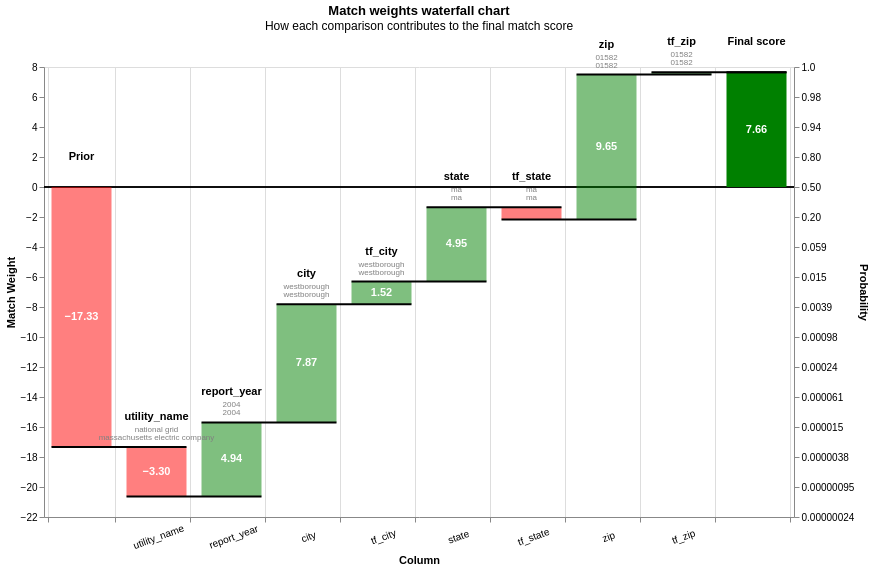

The notebook cell this image was saved under:
### Markdown cell above
Some of these look better, some still look bad. Let's take a look at some of the bad ones and see why they're being matched.

### Code cell
waterfall_records = less_than_one.tail(3)[preds_df.columns].to_dict("records")
linker.visualisations.waterfall_chart(waterfall_records)

### Figure 1 — Vega-Lite specification as saved in the notebook (floating-point values rounded to 4 significant figures)
{"config": {"view": {"continuousWidth": 400, "continuousHeight": 300}}, "layer": [{"layer": [{"mark": "rule", "encoding": {"color": {"value": "black"}, "size": {"value": 0.5}, "y": {"field": "zero", "type": "quantitative"}}}, {"mark": {"type": "bar", "width": 60}, "encoding": {"color": {"condition": {"test": "(datum.log2_bayes_factor < 0)", "value": "red"}, "value": "green"}, "opacity": {"condition": {"test": "datum.column_name == 'Prior match weight' || datum.column_name == 'Final score'", "value": 1}, "value": 0.5}, "tooltip": [{"field": "column_name", "title": "Comparison column", "type": "nominal"}, {"field": "value_l", "title": "Value (L)", "type": "nominal"}, {"field": "value_r", "title": "Value (R)", "type": "nominal"}, {"field": "label_for_charts", "title": "Label", "type": "ordinal"}, {"field": "sql_condition", "title": "SQL condition", "type": "nominal"}, {"field": "comparison_vector_value", "title": "Comparison vector value", "type": "nominal"}, {"field": "bayes_factor", "format": ",.4f", "title": "Bayes factor = m/u", "type": "quantitative"}, {"field": "log2_bayes_factor", "format": ",.4f", "title": "Match weight = log2(m/u)", "type": "quantitative"}, {"field": "prob", "format": ".4f", "title": "Cumulative match probability", "type": "quantitative"}, {"field": "bayes_factor_description", "title": "Match weight description", "type": "nominal"}], "x": {"axis": {"grid": true, "labelAlign": "center", "labelAngle": -20, "labelExpr": "datum.value == 'Prior' || datum.value == 'Final score' ? '' : datum.value", "labelPadding": 10, "tickBand": "extent", "title": "Column"}, "field": "column_name", "sort": {"field": "bar_sort_order", "order": "ascending"}, "type": "nominal"}, "y": {"axis": {"grid": false, "orient": "left", "title": "Match Weight"}, "field": "previous_sum", "type": "quantitative"}, "y2": {"field": "sum"}}}, {"mark": {"type": "text", "fontWeight": "bold"}, "encoding": {"color": {"value": "white"}, "text": {"condition": {"test": "abs(datum.log2_bayes_factor) > 1", "field": "log2_bayes_factor", "format": ".2f", "type": "nominal"}, "value": ""}, "x": {"axis": {"labelAngle": -20, "title": "Column"}, "field": "column_name", "sort": {"field": "bar_sort_order", "order": "ascending"}, "type": "nominal"}, "y": {"axis": {"orient": "left"}, "field": "center", "type": "quantitative"}}}, {"mark": {"type": "text", "baseline": "bottom", "dy": -25, "fontWeight": "bold"}, "encoding": {"color": {"value": "black"}, "text": {"field": "column_name", "type": "nominal"}, "x": {"axis": {"labelAngle": -20, "title": "Column"}, "field": "column_name", "sort": {"field": "bar_sort_order", "order": "ascending"}, "type": "nominal"}, "y": {"field": "sum_top", "type": "quantitative"}}}, {"mark": {"type": "text", "baseline": "bottom", "dy": -13, "fontSize": 8}, "encoding": {"color": {"value": "grey"}, "text": {"field": "value_l", "type": "nominal"}, "x": {"axis": {"labelAngle": -20, "title": "Column"}, "field": "column_name", "sort": {"field": "bar_sort_order", "order": "ascending"}, "type": "nominal"}, "y": {"field": "sum_top", "type": "quantitative"}}}, {"mark": {"type": "text", "baseline": "bottom", "dy": -5, "fontSize": 8}, "encoding": {"color": {"value": "grey"}, "text": {"field": "value_r", "type": "nominal"}, "x": {"axis": {"labelAngle": -20, "title": "Column"}, "field": "column_name", "sort": {"field": "bar_sort_order", "order": "ascending"}, "type": "nominal"}, "y": {"field": "sum_top", "type": "quantitative"}}}]}, {"mark": {"type": "rule", "color": "black", "strokeWidth": 2, "x2Offset": 30, "xOffset": -30}, "encoding": {"x": {"axis": {"labelAngle": -20, "title": "Column"}, "field": "column_name", "sort": {"field": "bar_sort_order", "order": "ascending"}, "type": "nominal"}, "x2": {"field": "lead"}, "y": {"axis": {"labelExpr": "format(1 / (1 + pow(2, -1*datum.value)), '.2r')", "orient": "right", "title": "Probability"}, "field": "sum", "scale": {"zero": false}, "type": "quantitative"}}}], "data": {"name": "data-e453fb8ba78bd68799acb868f0b193e8"}, "height": 450, "params": [{"name": "record_number", "bind": {"input": "range", "max": 2, "min": 0, "step": 1}, "value": 0}], "resolve": {"axis": {"y": "independent"}}, "title": {"text": "Match weights waterfall chart", "subtitle": "How each comparison contributes to the final match score"}, "transform": [{"filter": "(datum.record_number == record_number)"}, {"filter": "(datum.bayes_factor !== 1.0)"}, {"window": [{"op": "sum", "field": "log2_bayes_factor", "as": "sum"}, {"op": "lead", "field": "column_name", "as": "lead"}], "frame": [null, 0]}, {"calculate": "datum.column_name === \"Final score\" ? datum.sum - datum.log2_bayes_factor : datum.sum", "as": "sum"}, {"calculate": "datum.lead === null ? datum.column_name : datum.lead", "as": "lead"}, {"calculate": "datum.column_name === \"Final score\" || datum.column_name === \"Prior match weight\" ? 0 : datum.sum - datum.log2_bayes_factor", "as": "previous_sum"}, {"calculate": "datum.sum > datum.previous_sum ? datum.column_name : \"\"", "as": "top_label"}, {"calculate": "datum.sum < datum.previous_sum ? datum.column_name : \"\"", "as": "bottom_label"}, {"calculate": "datum.sum > datum.previous_sum ? datum.sum : datum.previous_sum", "as": "sum_top"}, {"calculate": "datum.sum < datum.previous_sum ? datum.sum : datum.previous_sum", "as": "sum_bottom"}, {"calculate": "(datum.sum + datum.previous_sum) / 2", "as": "center"}, {"calculate": "(datum.log2_bayes_factor > 0 ? \"+\" : \"\") + datum.log2_bayes_factor", "as": "text_log2_bayes_factor"}, {"calculate": "datum.sum < datum.previous_sum ? 4 : -4", "as": "dy"}, {"calculate": "datum.sum < datum.previous_sum ? \"top\" : \"bottom\"", "as": "baseline"}, {"calculate": "1. / (1 + pow(2, -1.*datum.sum))", "as": "prob"}, {"calculate": "0*datum.sum", "as": "zero"}], "width": {"step": 75}, "$schema": "https://vega.github.io/schema/vega-lite/v5.9.3.json", "datasets": {"data-e453fb8ba78bd68799acb868f0b193e8": [{"column_name": "Prior", "label_for_charts": "Starting match weight (prior)", "sql_condition": null, "log2_bayes_factor": -17.33, "bayes_factor": 6.082e-06, "comparison_vector_value": null, "m_probability": null, "u_probability": null, "bayes_factor_description": null, "value_l": "", "value_r": "", "term_frequency_adjustment": null, "bar_sort_order": 0, "record_number": 0}, {"sql_condition": "ELSE", "label_for_charts": "All other comparisons", "m_probability": 0.1013, "u_probability": 0.9998, "bayes_factor": 0.1013, "log2_bayes_factor": -3.304, "comparison_vector_value": 0, "bayes_factor_description": "If comparison level is `all other comparisons` then comparison is 9.874 times less likely to be a match", "column_name": "utility_name", "value_l": "national grid", "value_r": "massachusetts electric company", "term_frequency_adjustment": false, "bar_sort_order": 1, "record_number": 0}, {"sql_condition": "ELSE", "label_for_charts": "All other comparisons", "m_probability": 0.1013, "u_probability": 0.9998, "bayes_factor": 1.0, "log2_bayes_factor": 0.0, "comparison_vector_value": 0, "bayes_factor_description": "If comparison level is `all other comparisons` then comparison is 9.874 times less likely to be a match", "column_name": "tf_utility_name", "value_l": "", "value_r": "", "term_frequency_adjustment": true, "bar_sort_order": 2, "record_number": 0}, {"sql_condition": "\"report_year_l\" = \"report_year_r\"", "label_for_charts": "Exact match on report_year", "m_probability": 1.0, "u_probability": 0.03267, "bayes_factor": 30.61, "log2_bayes_factor": 4.936, "comparison_vector_value": 1, "bayes_factor_description": "If comparison level is `exact match on report_year` then comparison is 30.61 times more likely to be a match", "column_name": "report_year", "value_l": "2004", "value_r": "2004", "term_frequency_adjustment": false, "bar_sort_order": 3, "record_number": 0}, {"sql_condition": "\"street_address_l\" IS NULL OR \"street_address_r\" IS NULL", "label_for_charts": "street_address is NULL", "bayes_factor": 1.0, "log2_bayes_factor": 0.0, "comparison_vector_value": -1, "bayes_factor_description": "If comparison level is `street_address is null` then comparison is 1 times more likely to be a match", "column_name": "street_address", "value_l": "None", "value_r": "25  research drive", "term_frequency_adjustment": false, "bar_sort_order": 4, "record_number": 0}, {"sql_condition": "\"street_address_l\" IS NULL OR \"street_address_r\" IS NULL", "label_for_charts": "street_address is NULL", "bayes_factor": 1.0, "log2_bayes_factor": 0.0, "comparison_vector_value": -1, "bayes_factor_description": "If comparison level is `street_address is null` then comparison is 1 times more likely to be a match", "column_name": "tf_street_address", "value_l": "", "value_r": "", "term_frequency_adjustment": true, "bar_sort_order": 5, "record_number": 0}, {"sql_condition": "\"city_l\" = \"city_r\"", "label_for_charts": "Exact match on city", "m_probability": 0.7143, "u_probability": 0.003047, "bayes_factor": 234.4, "log2_bayes_factor": 7.873, "comparison_vector_value": 2, "bayes_factor_description": "If comparison level is `exact match on city` then comparison is 234 times more likely to be a match", "column_name": "city", "value_l": "westborough", "value_r": "westborough", "term_frequency_adjustment": false, "bar_sort_order": 6, "record_number": 0}, {"sql_condition": "\"city_l\" = \"city_r\"", "label_for_charts": "Term freq adjustment on city", "m_probability": null, "u_probability": null, "bayes_factor": 2.867, "log2_bayes_factor": 1.52, "comparison_vector_value": 2, "bayes_factor_description": "Term frequency adjustment on city makes comparison 2.87 times more likely to be a match", "column_name": "tf_city", "value_l": "westborough", "value_r": "westborough", "term_frequency_adjustment": true, "bar_sort_order": 7, "record_number": 0}, {"sql_condition": "\"state_l\" = \"state_r\"", "label_for_charts": "Exact match on state", "m_probability": 0.8108, "u_probability": 0.02625, "bayes_factor": 30.89, "log2_bayes_factor": 4.949, "comparison_vector_value": 1, "bayes_factor_description": "If comparison level is `exact match on state` then comparison is 30.89 times more likely to be a match", "column_name": "state", "value_l": "ma", "value_r": "ma", "term_frequency_adjustment": false, "bar_sort_order": 8, "record_number": 0}, {"sql_condition": "\"state_l\" = \"state_r\"", "label_for_charts": "Term freq adjustment on state", "m_probability": null, "u_probability": null, "bayes_factor": 0.5713, "log2_bayes_factor": -0.8076, "comparison_vector_value": 1, "bayes_factor_description": "Term frequency adjustment on state makes comparison  1.75 times less likely to be a match", "column_name": "tf_state", "value_l": "ma", "value_r": "ma", "term_frequency_adjustment": true, "bar_sort_order": 9, "record_number": 0}, {"sql_condition": "\"zip_l\" = \"zip_r\"", "label_for_charts": "Exact match on zip", "m_probability": 0.4675, "u_probability": 0.0005801, "bayes_factor": 805.9, "log2_bayes_factor": 9.655, "comparison_vector_value": 1, "bayes_factor_description": "If comparison level is `exact match on zip` then comparison is 806 times more likely to be a match", "column_name": "zip", "value_l": "01582", "value_r": "01582", "term_frequency_adjustment": false, "bar_sort_order": 10, "record_number": 0}, {"sql_condition": "\"zip_l\" = \"zip_r\"", "label_for_charts": "Term freq adjustment on zip", "m_probability": null, "u_probability": null, "bayes_factor": 1.12, "log2_bayes_factor": 0.1631, "comparison_vector_value": 1, "bayes_factor_description": "Term frequency adjustment on zip makes comparison 1.12 times more likely to be a match", "column_name": "tf_zip", "value_l": "01582", "value_r": "01582", "term_frequency_adjustment": true, "bar_sort_order": 11, "record_number": 0}, {"column_name": "Final score", "label_for_charts": "Final score", "sql_condition": null, "log2_bayes_factor": 7.657, "bayes_factor": 201.8, "comparison_vector_value": null, "m_probability": null, "u_probability": null, "bayes_factor_description": null, "value_l": "", "value_r": "", "term_frequency_adjustment": null, "bar_sort_order": 12, "record_number": 0}, {"column_name": "Prior", "label_for_charts": "Starting match weight (prior)", "sql_condition": null, "log2_bayes_factor": -17.33, "bayes_factor": 6.082e-06, "comparison_vector_value": null, "m_probability": null, "u_probability": null, "bayes_factor_description": null, "value_l": "", "value_r": "", "term_frequency_adjustment": null, "bar_sort_order": 0, "record_number": 1}, {"sql_condition": "ELSE", "label_for_charts": "All other comparisons", "m_probability": 0.1013, "u_probability": 0.9998, "bayes_factor": 0.1013, "log2_bayes_factor": -3.304, "comparison_vector_value": 0, "bayes_factor_description": "If comparison level is `all other comparisons` then comparison is 9.874 times less likely to be a match", "column_name": "utility_name", "value_l": "massachusetts electric co", "value_r": "granite state electric company", "term_frequency_adjustment": false, "bar_sort_order": 1, "record_number": 1}, {"sql_condition": "ELSE", "label_for_charts": "All other comparisons", "m_probability": 0.1013, "u_probability": 0.9998, "bayes_factor": 1.0, "log2_bayes_factor": 0.0, "comparison_vector_value": 0, "bayes_factor_description": "If comparison level is `all other comparisons` then comparison is 9.874 times less likely to be a match", "column_name": "tf_utility_name", "value_l": "", "value_r": "", "term_frequency_adjustment": true, "bar_sort_order": 2, "record_number": 1}, {"sql_condition": "\"report_year_l\" = \"report_year_r\"", "label_for_charts": "Exact match on report_year", "m_probability": 1.0, "u_probability": 0.03267, "bayes_factor": 30.61, "log2_bayes_factor": 4.936, "comparison_vector_value": 1, "bayes_factor_description": "If comparison level is `exact match on report_year` then comparison is 30.61 times more likely to be a match", "column_name": "report_year", "value_l": "2005", "value_r": "2005", "term_frequency_adjustment": false, "bar_sort_order": 3, "record_number": 1}, {"sql_condition": "\"street_address_l\" IS NULL OR \"street_address_r\" IS NULL", "label_for_charts": "street_address is NULL", "bayes_factor": 1.0, "log2_bayes_factor": 0.0, "comparison_vector_value": -1, "bayes_factor_description": "If comparison level is `street_address is null` then comparison is 1 times more likely to be a match", "column_name": "street_address", "value_l": "None", "value_r": "25  research drive", "term_frequency_adjustment": false, "bar_sort_order": 4, "record_number": 1}, {"sql_condition": "\"street_address_l\" IS NULL OR \"street_address_r\" IS NULL", "label_for_charts": "street_address is NULL", "bayes_factor": 1.0, "log2_bayes_factor": 0.0, "comparison_vector_value": -1, "bayes_factor_description": "If comparison level is `street_address is null` then comparison is 1 times more likely to be a match", "column_name": "tf_street_address", "value_l": "", "value_r": "", "term_frequency_adjustment": true, "bar_sort_order": 5, "record_number": 1}, {"sql_condition": "\"city_l\" = \"city_r\"", "label_for_charts": "Exact match on city", "m_probability": 0.7143, "u_probability": 0.003047, "bayes_factor": 234.4, "log2_bayes_factor": 7.873, "comparison_vector_value": 2, "bayes_factor_description": "If comparison level is `exact match on city` then comparison is 234 times more likely to be a match", "column_name": "city", "value_l": "westborough", "value_r": "westborough", "term_frequency_adjustment": false, "bar_sort_order": 6, "record_number": 1}, {"sql_condition": "\"city_l\" = \"city_r\"", "label_for_charts": "Term freq adjustment on city", "m_probability": null, "u_probability": null, "bayes_factor": 2.867, "log2_bayes_factor": 1.52, "comparison_vector_value": 2, "bayes_factor_description": "Term frequency adjustment on city makes comparison 2.87 times more likely to be a match", "column_name": "tf_city", "value_l": "westborough", "value_r": "westborough", "term_frequency_adjustment": true, "bar_sort_order": 7, "record_number": 1}, {"sql_condition": "\"state_l\" = \"state_r\"", "label_for_charts": "Exact match on state", "m_probability": 0.8108, "u_probability": 0.02625, "bayes_factor": 30.89, "log2_bayes_factor": 4.949, "comparison_vector_value": 1, "bayes_factor_description": "If comparison level is `exact match on state` then comparison is 30.89 times more likely to be a match", "column_name": "state", "value_l": "ma", "value_r": "ma", "term_frequency_adjustment": false, "bar_sort_order": 8, "record_number": 1}, {"sql_condition": "\"state_l\" = \"state_r\"", "label_for_charts": "Term freq adjustment on state", "m_probability": null, "u_probability": null, "bayes_factor": 0.5713, "log2_bayes_factor": -0.8076, "comparison_vector_value": 1, "bayes_factor_description": "Term frequency adjustment on state makes comparison  1.75 times less likely to be a match", "column_name": "tf_state", "value_l": "ma", "value_r": "ma", "term_frequency_adjustment": true, "bar_sort_order": 9, "record_number": 1}, {"sql_condition": "\"zip_l\" = \"zip_r\"", "label_for_charts": "Exact match on zip", "m_probability": 0.4675, "u_probability": 0.0005801, "bayes_factor": 805.9, "log2_bayes_factor": 9.655, "comparison_vector_value": 1, "bayes_factor_description": "If comparison level is `exact match on zip` then comparison is 806 times more likely to be a match", "column_name": "zip", "value_l": "01582", "value_r": "01582", "term_frequency_adjustment": false, "bar_sort_order": 10, "record_number": 1}, {"sql_condition": "\"zip_l\" = \"zip_r\"", "label_for_charts": "Term freq adjustment on zip", "m_probability": null, "u_probability": null, "bayes_factor": 1.12, "log2_bayes_factor": 0.1631, "comparison_vector_value": 1, "bayes_factor_description": "Term frequency adjustment on zip makes comparison 1.12 times more likely to be a match", "column_name": "tf_zip", "value_l": "01582", "value_r": "01582", "term_frequency_adjustment": true, "bar_sort_order": 11, "record_number": 1}, {"column_name": "Final score", "label_for_charts": "Final score", "sql_condition": null, "log2_bayes_factor": 7.657, "bayes_factor": 201.8, "comparison_vector_value": null, "m_probability": null, "u_probability": null, "bayes_factor_description": null, "value_l": "", "value_r": "", "term_frequency_adjustment": null, "bar_sort_order": 12, "record_number": 1}, {"column_name": "Prior", "label_for_charts": "Starting match weight (prior)", "sql_condition": null, "log2_bayes_factor": -17.33, "bayes_factor": 6.082e-06, "comparison_vector_value": null, "m_probability": null, "u_probability": null, "bayes_factor_description": null, "value_l": "", "value_r": "", "term_frequency_adjustment": null, "bar_sort_order": 0, "record_number": 2}, {"sql_condition": "ELSE", "label_for_charts": "All other comparisons", "m_probability": 0.1013, "u_probability": 0.9998, "bayes_factor": 0.1013, "log2_bayes_factor": -3.304, "comparison_vector_value": 0, "bayes_factor_description": "If comparison level is `all other comparisons` then comparison is 9.874 times less likely to be a match", "column_name": "utility_name", "value_l": "national grid", "value_r": "the narragansett electric company", "term_frequency_adjustment": false, "bar_sort_order": 1, "record_number": 2}, {"sql_condition": "ELSE", "label_for_charts": "All other comparisons", "m_probability": 0.1013, "u_probability": 0.9998, "bayes_factor": 1.0, "log2_bayes_factor": 0.0, "comparison_vector_value": 0, "bayes_factor_description": "If comparison level is `all other comparisons` then comparison is 9.874 times less likely to be a match", "column_name": "tf_utility_name", "value_l": "", "value_r": "", "term_frequency_adjustment": true, "bar_sort_order": 2, "record_number": 2}, {"sql_condition": "\"report_year_l\" = \"report_year_r\"", "label_for_charts": "Exact match on report_year", "m_probability": 1.0, "u_probability": 0.03267, "bayes_factor": 30.61, "log2_bayes_factor": 4.936, "comparison_vector_value": 1, "bayes_factor_description": "If comparison level is `exact match on report_year` then comparison is 30.61 times more likely to be a match", "column_name": "report_year", "value_l": "2006", "value_r": "2006", "term_frequency_adjustment": false, "bar_sort_order": 3, "record_number": 2}, {"sql_condition": "\"street_address_l\" IS NULL OR \"street_address_r\" IS NULL", "label_for_charts": "street_address is NULL", "bayes_factor": 1.0, "log2_bayes_factor": 0.0, "comparison_vector_value": -1, "bayes_factor_description": "If comparison level is `street_address is null` then comparison is 1 times more likely to be a match", "column_name": "street_address", "value_l": "None", "value_r": "25  research drive", "term_frequency_adjustment": false, "bar_sort_order": 4, "record_number": 2}, {"sql_condition": "\"street_address_l\" IS NULL OR \"street_address_r\" IS NULL", "label_for_charts": "street_address is NULL", "bayes_factor": 1.0, "log2_bayes_factor": 0.0, "comparison_vector_value": -1, "bayes_factor_description": "If comparison level is `street_address is null` then comparison is 1 times more likely to be a match", "column_name": "tf_street_address", "value_l": "", "value_r": "", "term_frequency_adjustment": true, "bar_sort_order": 5, "record_number": 2}, {"sql_condition": "\"city_l\" = \"city_r\"", "label_for_charts": "Exact match on city", "m_probability": 0.7143, "u_probability": 0.003047, "bayes_factor": 234.4, "log2_bayes_factor": 7.873, "comparison_vector_value": 2, "bayes_factor_description": "If comparison level is `exact match on city` then comparison is 234 times more likely to be a match", "column_name": "city", "value_l": "westborough", "value_r": "westborough", "term_frequency_adjustment": false, "bar_sort_order": 6, "record_number": 2}, {"sql_condition": "\"city_l\" = \"city_r\"", "label_for_charts": "Term freq adjustment on city", "m_probability": null, "u_probability": null, "bayes_factor": 2.867, "log2_bayes_factor": 1.52, "comparison_vector_value": 2, "bayes_factor_description": "Term frequency adjustment on city makes comparison 2.87 times more likely to be a match", "column_name": "tf_city", "value_l": "westborough", "value_r": "westborough", "term_frequency_adjustment": true, "bar_sort_order": 7, "record_number": 2}, {"sql_condition": "\"state_l\" = \"state_r\"", "label_for_charts": "Exact match on state", "m_probability": 0.8108, "u_probability": 0.02625, "bayes_factor": 30.89, "log2_bayes_factor": 4.949, "comparison_vector_value": 1, "bayes_factor_description": "If comparison level is `exact match on state` then comparison is 30.89 times more likely to be a match", "column_name": "state", "value_l": "ma", "value_r": "ma", "term_frequency_adjustment": false, "bar_sort_order": 8, "record_number": 2}, {"sql_condition": "\"state_l\" = \"state_r\"", "label_for_charts": "Term freq adjustment on state", "m_probability": null, "u_probability": null, "bayes_factor": 0.5713, "log2_bayes_factor": -0.8076, "comparison_vector_value": 1, "bayes_factor_description": "Term frequency adjustment on state makes comparison  1.75 times less likely to be a match", "column_name": "tf_state", "value_l": "ma", "value_r": "ma", "term_frequency_adjustment": true, "bar_sort_order": 9, "record_number": 2}, {"sql_condition": "\"zip_l\" = \"zip_r\"", "label_for_charts": "Exact match on zip", "m_probability": 0.4675, "u_probability": 0.0005801, "bayes_factor": 805.9, "log2_bayes_factor": 9.655, "comparison_vector_value": 1, "bayes_factor_description": "If comparison level is `exact match on zip` then comparison is 806 times more likely to be a match", "column_name": "zip", "value_l": "01582", "value_r": "01582", "term_frequency_adjustment": false, "bar_sort_order": 10, "record_number": 2}, {"sql_condition": "\"zip_l\" = \"zip_r\"", "label_for_charts": "Term freq adjustment on zip", "m_probability": null, "u_probability": null, "bayes_factor": 1.12, "log2_bayes_factor": 0.1631, "comparison_vector_value": 1, "bayes_factor_description": "Term frequency adjustment on zip makes comparison 1.12 times more likely to be a match", "column_name": "tf_zip", "value_l": "01582", "value_r": "01582", "term_frequency_adjustment": true, "bar_sort_order": 11, "record_number": 2}, {"column_name": "Final score", "label_for_charts": "Final score", "sql_condition": null, "log2_bayes_factor": 7.657, "bayes_factor": 201.8, "comparison_vector_value": null, "m_probability": null, "u_probability": null, "bayes_factor_description": null, "value_l": "", "value_r": "", "term_frequency_adjustment": null, "bar_sort_order": 12, "record_number": 2}]}}
